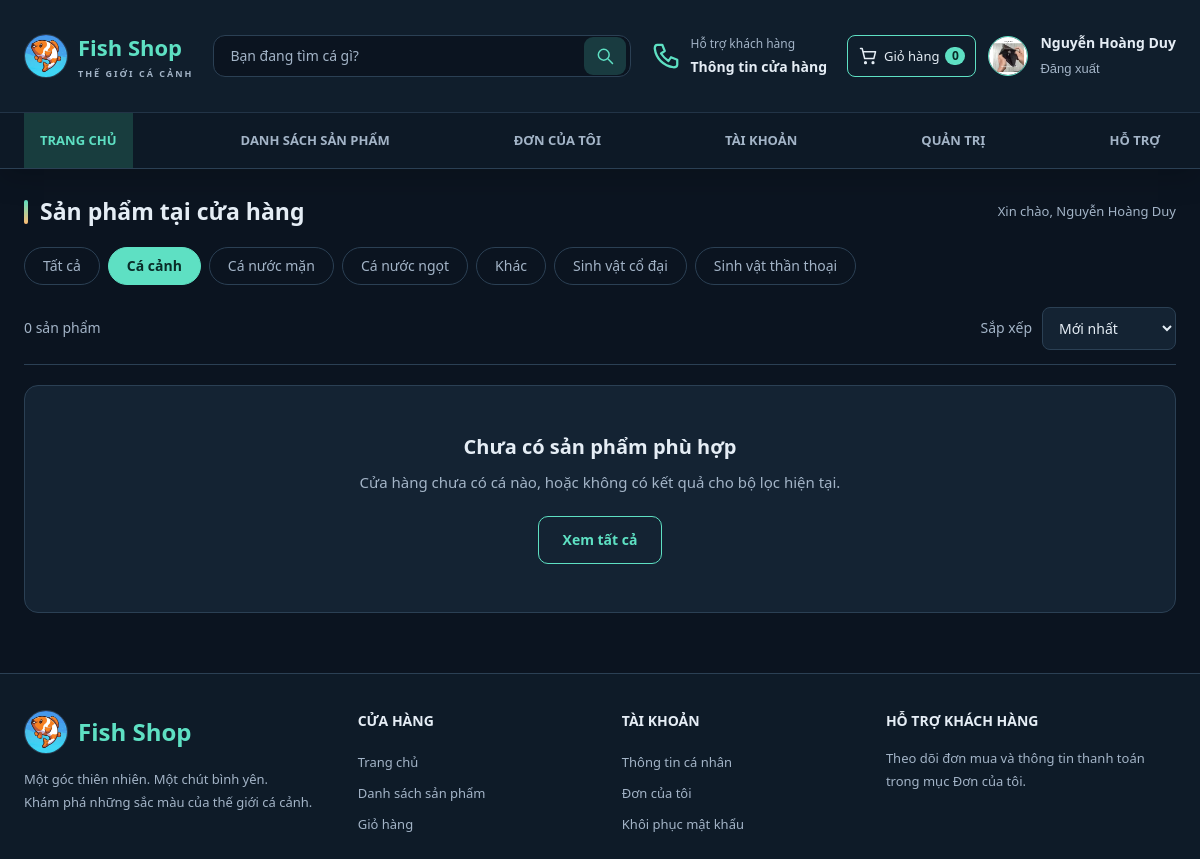
The app's page /index.php?cat=3 (signed in) with its own data.
### tables this page shows
CREATE TABLE `users` (
  `id` int(10) UNSIGNED NOT NULL,
  `username` varchar(50) NOT NULL,
  `password` varchar(255) NOT NULL COMMENT 'Chuỗi băm từ password_hash()',
  `fullname` varchar(100) NOT NULL,
  `email` varchar(254) DEFAULT NULL,
  `security_question` varchar(40) DEFAULT NULL,
  `security_answer_hash` varchar(255) DEFAULT NULL,
  `phone` varchar(20) NOT NULL,
  `address` varchar(255) NOT NULL DEFAULT '',
  `avatar` varchar(255) DEFAULT NULL,
  `role` enum('customer','admin') NOT NULL DEFAULT 'customer',
  `account_status` enum('active','locked') NOT NULL DEFAULT 'active',
  `locked_reason` varchar(64) DEFAULT NULL,
  `locked_note` text DEFAULT NULL,
  `locked_at` datetime DEFAULT NULL,
  `locked_by_admin_id` int(10) UNSIGNED DEFAULT NULL,
  `created_at` timestamp NOT NULL DEFAULT current_timestamp()
);

CREATE TABLE `categories` (
  `id` int(10) UNSIGNED NOT NULL,
  `name` varchar(100) NOT NULL,
  `description` text DEFAULT NULL,
  `status` enum('active','inactive') NOT NULL DEFAULT 'active'
);

### includes/functions.php (called while the page is built, shortened)
<?php
function e($s): string { return htmlspecialchars((string)$s, ENT_QUOTES, 'UTF-8'); }
function url(string $path = ''): string { return BASE_URL . ltrim($path, '/'); }
function file_url(?string $rel, string $fallback = 'assets/images/no-image.svg'): string {
    $rel = (string)$rel;
    if ($rel !== '' && strpos($rel, '..') === false && is_file(__DIR__ . '/../' . $rel)) return url($rel);
    return url($fallback);
}
function cart_count(int $userId): int {
    $st = db()->prepare('SELECT COALESCE(SUM(ci.quantity),0) FROM cart c JOIN cart_items ci ON ci.cart_id = c.id WHERE c.user_id = ?');
    $st->execute([$userId]);
    return (int)$st->fetchColumn();
}

### config/database.php (called while the page is built, shortened)
<?php
function db(): PDO
{
    static $pdo = null;
    if ($pdo === null) {
        try {
            $pdo = new PDO(
                'mysql:host=' . DB_HOST . ';dbname=' . DB_NAME . ';charset=utf8mb4',
                DB_USER,
                DB_PASS,
                [
                    PDO::ATTR_ERRMODE => PDO::ERRMODE_EXCEPTION,
                    PDO::ATTR_DEFAULT_FETCH_MODE => PDO::FETCH_ASSOC,
                    PDO::ATTR_EMULATE_PREPARES => false,
                ]
            );
        } catch (PDOException $e) {
            http_response_code(500);
            exit('Không kết nối được MySQL. Hãy bật MySQL trong XAMPP, nhập file database/WebBanCa.sql và kiểm tra config/database.php.');
        }
    }
    return $pdo;
}

### includes/auth.php (called while the page is built, shortened)
<?php
require_once __DIR__ . '/../config/database.php';
require_once __DIR__ . '/functions.php';
function current_user(): ?array {
    static $user = false;
    if ($user === false) {
        $user = null;
        if (!empty($_SESSION['user_id'])) {
            $st = db()->prepare(
                'SELECT id, username, fullname, phone, address, avatar, role, account_status FROM users WHERE id = ?'
            );
            $st->execute([(int)$_SESSION['user_id']]);
            $user = $st->fetch() ?: null;
        }
    }
    return $user;
}
function requireLogin(): array {
    $u = current_user();
    return $u;
}

### index.php (the view, shortened to what this page needs)
<?php
require_once __DIR__ . '/includes/auth.php';
$user = requireLogin();
$q    = trim($_GET['q'] ?? '');
$cat  = (int)($_GET['cat'] ?? 0);
$sort = $_GET['sort'] ?? 'new';
$orderBy = ['new' => 'p.id DESC', 'price_asc' => 'p.price ASC', 'price_desc' => 'p.price DESC', 'name' => 'p.name ASC'];
$cats = db()->query("SELECT id, name FROM categories WHERE status = 'active' ORDER BY name")->fetchAll();
$sql = "SELECT p.id, p.name, p.price, p.image, p.stock, c.name AS category_name
        FROM products p JOIN categories c ON c.id = p.category_id
        WHERE p.status = 'active' AND c.status = 'active'";
$args = [];
if ($cat > 0)  { $sql .= ' AND p.category_id = ?'; $args[] = $cat; }
$sql .= ' ORDER BY ' . $orderBy[$sort];
$st = db()->prepare($sql);
$st->execute($args);
$products = $st->fetchAll();
include __DIR__ . '/includes/header.php';
?>
<div class="catalog-heading" id="san-pham">
  <h2>Sản phẩm tại cửa hàng</h2>
  <p>Xin chào, <?= e($user['fullname']) ?></p>
</div>
<nav class="shop-views" aria-label="Danh mục cá">
  <?php $keep = http_build_query(array_filter(['q' => $q, 'sort' => $sort !== 'new' ? $sort : ''])); ?>
  <a class="pill <?= $cat === 0 ? 'is-active' : '' ?>" href="<?= url('index.php' . ($keep ? '?' . $keep : '')) ?>">Tất cả</a>
  <?php foreach ($cats as $c): ?>
    <a class="pill <?= $cat === (int)$c['id'] ? 'is-active' : '' ?>" href="<?= url('index.php?' . http_build_query(['cat' => $c['id']] + array_filter(['q' => $q, 'sort' => $sort !== 'new' ? $sort : '']))) ?>"><?= e($c['name']) ?></a>
  <?php endforeach; ?>
</nav>
<div class="tool">
  <span><?= count($products) ?> sản phẩm<?= $q !== '' ? ' cho “' . e($q) . '”' : '' ?></span>
  <form method="get" action="<?= url('index.php') ?>">
    <label for="sort" class="mute">Sắp xếp</label>
    <select id="sort" name="sort" onchange="this.form.submit()">
      <option value="new" <?= $sort === 'new' ? 'selected' : '' ?>>Mới nhất</option>
    </select>
  </form>
</div>
<?php include __DIR__ . '/products/product_list.php'; ?>
<?php include __DIR__ . '/includes/footer.php'; ?>

### includes/navbar.php (shortened to what this page needs)
<?php
$u = current_user();
$searchText = $_GET['q'] ?? '';
$currentPage = basename($_SERVER['SCRIPT_NAME']);
?>
<header class="top">
  <div class="wrap bar">
    <a class="logo" href="<?= url('index.php') ?>"><img class="brand-avatar" src="<?= url('assets/images/fish-shop-logo.jpg') ?>" alt="" width="44" height="44"><span>Fish Shop<small>THẾ GIỚI CÁ CẢNH</small></span></a>
    <form class="header-search" action="<?= url('index.php') ?>" method="get" role="search">
      <input class="search" type="search" name="q" value="<?= e($searchText) ?>" placeholder="Bạn đang tìm cá gì?" aria-label="Tìm sản phẩm">
      <button type="submit" aria-label="Tìm kiếm"><svg viewBox="0 0 24 24" aria-hidden="true"><circle cx="10.5" cy="10.5" r="6.5"/><path d="m16 16 5 5"/></svg></button>
    </form>
    <a class="header-support" href="#ho-tro"><svg viewBox="0 0 24 24" aria-hidden="true"><path d="M5 3h4l2 5-3 2c2 3 3 4 6 6l2-3 5 2v4c0 2-2 2-3 2C10 20 4 14 3 6c0-1 0-3 2-3Z"/></svg><span>Hỗ trợ khách hàng<strong>Thông tin cửa hàng</strong></span></a>
    <div class="header-actions">
      <a class="header-action" data-nav="cart" href="<?= url('cart.php') ?>"><svg viewBox="0 0 24 24" aria-hidden="true"><path d="M3 3h2l3 12h11l2-8H6"/><circle cx="9" cy="20" r="1"/><circle cx="18" cy="20" r="1"/></svg><span>Giỏ hàng</span><b id="cart-badge" class="badge-n"><?= $u ? cart_count((int)$u['id']) : 0 ?></b></a>
      <?php if ($u): ?>
        <a class="account-avatar" href="<?= url('profile.php') ?>" aria-label="Thông tin tài khoản">
          <img src="<?= e(file_url($u['avatar'] ?? null, 'assets/images/avatar-default.svg')) ?>" alt="Ảnh đại diện của <?= e($u['fullname']) ?>" width="40" height="40">
        </a>
      <?php endif; ?>
      <div class="account-links">
      <?php if ($u): ?>
        <a href="<?= url('profile.php') ?>"><?= e($u['fullname']) ?></a>
        <form action="<?= url('logout.php') ?>" method="post"><?= csrf_field() ?><button class="link-btn" type="submit">Đăng xuất</button></form>
      <?php else: ?>
        <a href="<?= url('login.php') ?>">Đăng nhập</a><a href="<?= url('register.php') ?>">Đăng ký tài khoản</a>
      <?php endif; ?>
      </div>
    </div>
  </div>
  <div class="navigation"><div class="wrap">
    <nav id="nav-main" class="main-nav" aria-label="Điều hướng chính">
      <a class="<?= $currentPage === 'index.php' ? 'on' : '' ?>" href="<?= url('index.php') ?>">Trang chủ</a>
      <a href="<?= url('index.php#san-pham') ?>">Danh sách sản phẩm</a>
      <a class="<?= $currentPage === 'purchase_history.php' ? 'on' : '' ?>" href="<?= url('purchase_history.php') ?>">Đơn của tôi</a>
      <a class="<?= $currentPage === 'profile.php' ? 'on' : '' ?>" href="<?= url('profile.php') ?>">Tài khoản</a>
      <?php if ($u && $u['role'] === 'admin'): ?><a href="<?= url('admin/index.php') ?>">Quản trị</a><?php endif; ?>
      <a href="#ho-tro">Hỗ trợ</a>
    </nav>
  </div></div>
</header>

### assets/css/style.css (style rules this page uses)
:root { --bg:#0b1420; --card:#101c2b; --line:#1f3347; --ink:#e8f1f5; --mute:#8fa3b3; --teal:#5ee0c3; --r:14px; --danger:#ff8b91; --warn:#ffc857; --pink:#ff7496; }
* { box-sizing:border-box; margin:0; padding:0; }
html { scroll-behavior:smooth; }
body { background:var(--bg); color:var(--ink); font-family:"Segoe UI",Roboto,Arial,sans-serif; font-size:15px; line-height:1.6; min-height:100vh; display:flex; flex-direction:column; }
img { max-width:100%; display:block; }
a { color:inherit; text-decoration:none; }
h1,h2,h3 { line-height:1.3; }
.wrap { width:100%; max-width:1160px; margin:0 auto; padding:0 20px; }
.mute { color:var(--mute); }
.bar { display:flex; align-items:center; gap:20px; min-height:64px; }
.badge-n { min-width:20px; padding:0 6px; border-radius:20px; background:var(--teal); color:#092c28; font-size:12px; font-weight:700; text-align:center; }
.in, input[type=text], input[type=email], input[type=password], input[type=search], input[type=number], input[type=file], select, textarea { background:var(--card); color:var(--ink); border:1px solid var(--line); border-radius:8px; padding:10px 12px; font:inherit; font-size:14px; max-width:100%; }
input::placeholder, textarea::placeholder { color:#5d7385; }
.shop-views { display:flex; flex-wrap:wrap; gap:8px; margin:0 0 22px; }
.pill { border:1px solid var(--line); padding:8px 18px; border-radius:30px; background:transparent; color:var(--mute); cursor:pointer; font-size:14px; transition:.15s; }
.pill.is-active { background:var(--teal); border-color:var(--teal); color:#092c28; font-weight:600; }
.tool { display:flex; flex-wrap:wrap; justify-content:space-between; align-items:center; gap:16px; padding-bottom:14px; margin-bottom:20px; border-bottom:1px solid var(--line); color:var(--mute); font-size:14px; }
.tool form { display:flex; flex-wrap:wrap; gap:10px; align-items:center; }
.link-btn { background:none; border:0; color:var(--mute); cursor:pointer; font-size:13px; }

### records on screen
users: avatar (picture), fullname "Nguyễn Hoàng Duy"
categories: name "Cá cảnh"
categories: name "Cá nước mặn"
categories: name "Cá nước ngọt"
categories: name "Khác"
categories: name "Sinh vật cổ đại"
categories: name "Sinh vật thần thoại"

### other values on screen
cart_count((int)$u['id']) "0"
count($products) "0"
